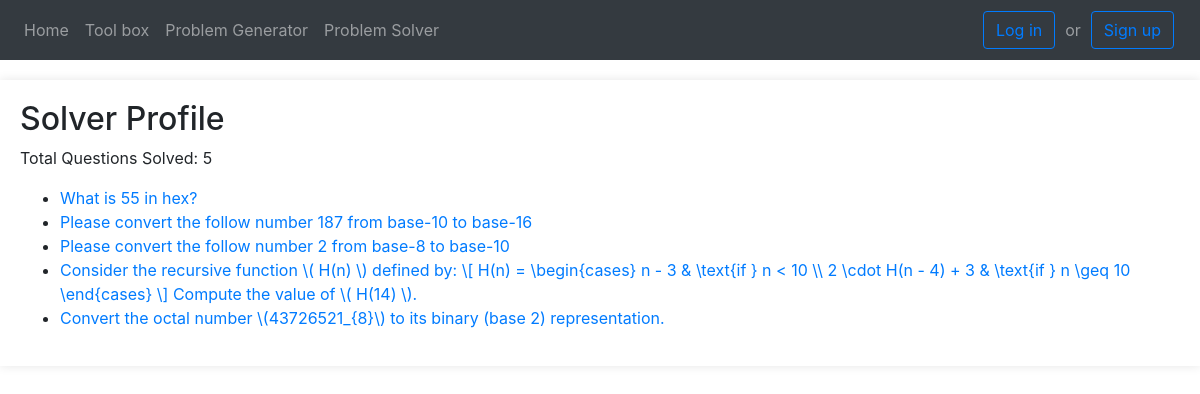
Before: /accounts/profile/users/cz520/solver_profile with the older database file.
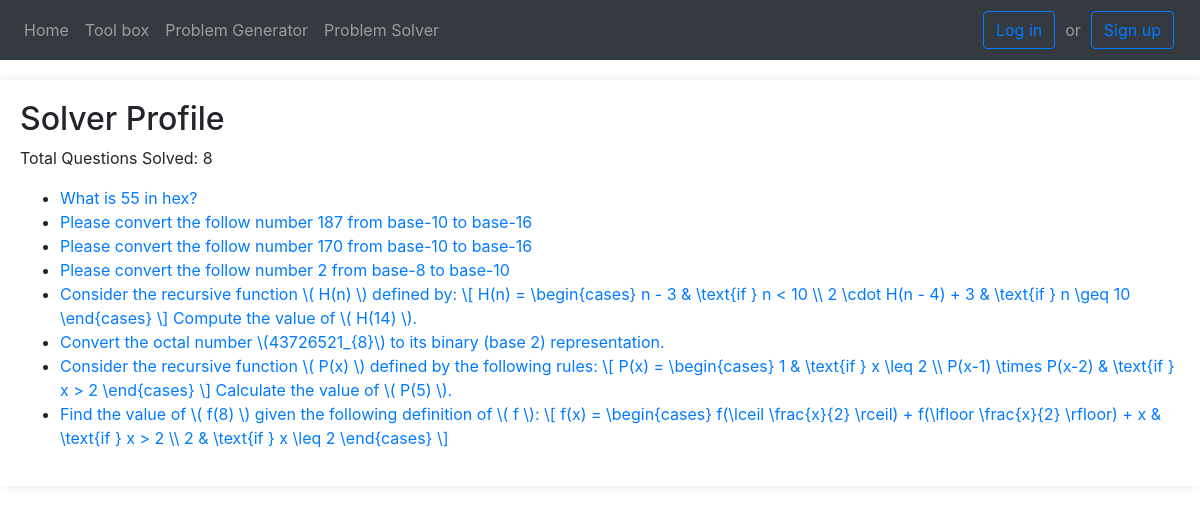
After: the same page with the newer database file.
### number_system/models.py (models this page shows, shortened)
class SolverProfile(models.Model):
    user = models.OneToOneField(User, on_delete=models.CASCADE)
    questions_solved = models.ManyToManyField(Question, blank=True)
    @property
    def number_of_questions_solved(self):
        return self.questions_solved.count()

### api/models.py (models this page shows, shortened)
class Question(models.Model):
    TYPE_CHOICES = (
        ("Computer_Number_Systems", "Computer Number Systems"),
        ("Recursive_Functions", "Recursive Functions"),
        ("What_Does_This_Program_Do", "What Does This Program Do?"),
        ("Prefix_Infix_Postfix_Notation", "Prefix/Infix/Postfix Notation"),
        ("Bit-String_Flicking", "Bit-String Flicking"),
        ("LISP", "LISP"),
        ("Boolean_Algebra", "Boolean Algebra"),
        ("Data_Structures", "Data Structures"),
        ("Regular_Expressions", "Regular Expressions"),
        ("Graph_Theory", "Graph Theory"),
        ("Digital_Electronics", "Digital Electronics"),
        ("Assembly_Language", "Assembly Language"),
    )
    question = models.TextField(max_length=10000)
    type = models.CharField(max_length=30, choices=TYPE_CHOICES, null=False)
    is_multiple_choice = models.BooleanField(default=False)
    steps = models.TextField(max_length=10000, null=True, blank=True)
    answer = models.CharField(max_length=255)
    likes = models.IntegerField(blank=False, null=False, default=0)
    difficulty = models.IntegerField(blank=False, null=False, default=1)
    num_choices = models.PositiveIntegerField(null=True, blank=True)
    choices = models.JSONField(null=True, blank=True)

### number_system/view/user_views.py (the view)
# urls.py: path('accounts/profile/users/<str:username>/solver_profile', user_views.view_user_solver_profile,
def view_user_solver_profile(request, username):
    user = User.objects.get(username=username)
    solver_profile = SolverProfile.objects.get(user=user)
    return render(request, 'pages/user/solver_profile.html', {'solver_profile': solver_profile, 'user': user})

### templates/pages/user/solver_profile.html (shortened to what this page needs)
{% extends 'base.html' %}
{% load static %}
{% block content %}
    <div class="solver-info">
        <h2>Solver Profile</h2>
        <p>Total Questions Solved: <span id="total-solved">{{ solver_profile.number_of_questions_solved }}</span></p>
        <div class="solved-questions">
            <ul id="questions-list">
                {% for question in solver_profile.questions_solved.all %}
                    <li><a href="{% url 'view_question' question.id %}">{{ question.question }}</a></li>
                {% endfor %}
            </ul>
        </div>
  </div>
{% endblock %}

### templates/base.html (shortened to what this page needs)
{% load static %}
<!DOCTYPE html>
<html lang="en">
<head>
    <link rel="stylesheet" href="{% static 'css/styles.css' %}">
    <link rel="stylesheet" href="https://stackpath.bootstrapcdn.com/bootstrap/4.4.1/css/bootstrap.min.css">
    <link rel="stylesheet" href="https://cdnjs.cloudflare.com/ajax/libs/font-awesome/4.7.0/css/font-awesome.min.css">
</head>
<body>
    <nav class="navbar navbar-expand-lg navbar-dark bg-dark">
        <div class="collapse navbar-collapse" id="navbarSupportedContent">
            <ul class="navbar-nav mr-auto">
                <li class="nav-item">
                    <a class="nav-link" href="{% url 'homepage' %}">Home</a>
                </li>
                <li class="nav-item">
                    <a class="nav-link" href="{% url 'tools' %}">Tool box</a>
                </li>
                <li class="nav-item">
                    <a class="nav-link" href="{% url 'question_generator_homepage' %}">Problem Generator</a>
                </li>
                <li class="nav-item">
                    <a class="nav-link" href="{% url 'problem_solver' %}">Problem Solver</a>
                </li>
            </ul>
        {% if not request.user.is_authenticated%}
            <button onclick="location.href = {% url 'login'%};" type="button" class="btn btn-outline-primary" style="margin: 10px">Log in</button>
            <span class="navbar-text"> or </span>
            <button onclick="location.href = {%url 'register'%};" type="button" class="btn btn-outline-primary" style="margin: 10px">Sign up</button>
        {% endif%}
        </div>
    </nav>
    <main class="content-area">
        {% block content %}{% endblock %}
    </main>
</body>
</html>

### number_system/static/css/styles.css (style rules this page uses)
body { font-family: Arial, sans-serif; margin: 0; padding: 0; background-color: #f4f4f4; }
nav { height: 60px; }
.nav-link { padding: 100px; }
main { padding: 20px; max-width: 1200px; margin: 20px auto; background-color: #fff; box-shadow: 0 0 10px rgba(0, 0, 0, 0.1); }

Changed rows visible on the page:
computed for SolverProfile: number_of_questions_solved "5" → "8"
now on this page (row unchanged): Question: question "Please convert the follow number 170 from base-10 to base-16"
now on this page (row unchanged): Question: question "Consider the recursive function \\( P(x) \\) defined by the following rules: \\[ P(x) = \\begin{cases} 1 & \\text{if } x \\leq 2 \\\\ P(x-1) \\times P(x-2) & \\text{if } x > 2 \\end{cases} \\] Calculate the value of \\( P(5) \\)."
added Question: question "Find the value of \\( f(8) \\) given the following definition of \\( f \\): \\[ f(x) = \\begin{cases} f(\\lceil \\frac{x}{2} \\rceil) + f(\\lfloor \\frac{x}{2} \\rfloor) + x & \\text{if } x > 2 \\\\ 2 & \\text{if } x \\leq 2 \\end{cases} \\]"
